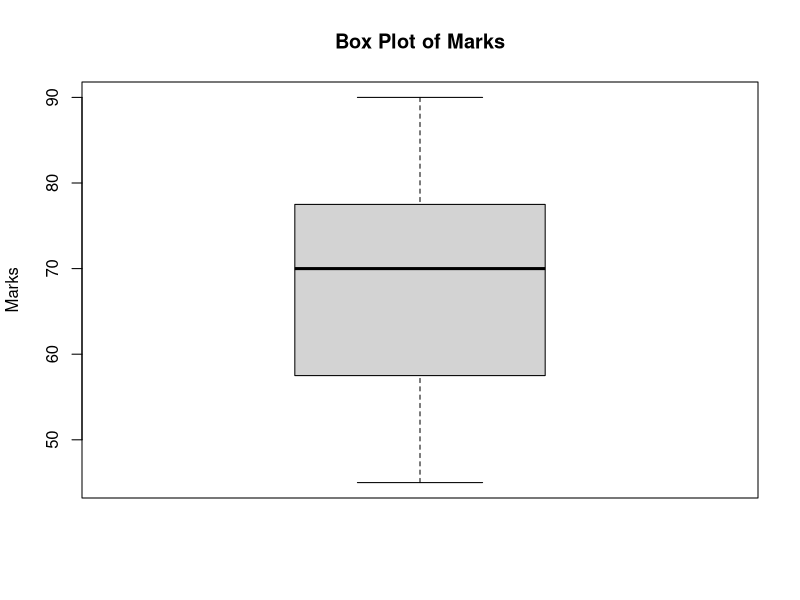

Write R code to recreate this figure.
Marks <- c(45, 50, 55, 60, 65, 70, 72, 75, 80, 85, 90)

boxplot(Marks,
        main = "Box Plot of Marks",
        ylab = "Marks")
